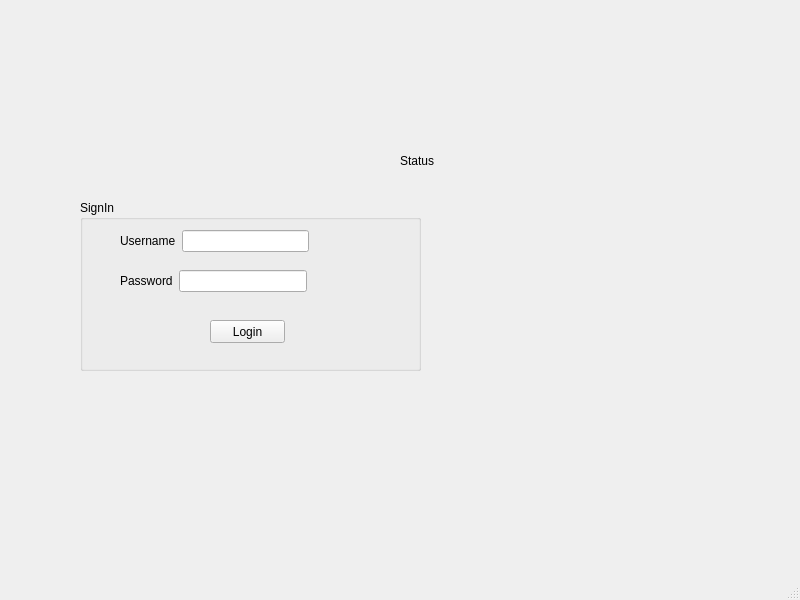
<?xml version="1.0" encoding="UTF-8"?>
<ui version="4.0">
 <class>MainWindow</class>
 <widget class="QMainWindow" name="MainWindow">
  <property name="geometry">
   <rect>
    <x>0</x>
    <y>0</y>
    <width>800</width>
    <height>600</height>
   </rect>
  </property>
  <property name="windowTitle">
   <string>MainWindow</string>
  </property>
  <widget class="QWidget" name="centralwidget">
   <widget class="QLabel" name="label">
    <property name="geometry">
     <rect>
      <x>400</x>
      <y>130</y>
      <width>221</width>
      <height>61</height>
     </rect>
    </property>
    <property name="text">
     <string>Status</string>
    </property>
   </widget>
   <widget class="QGroupBox" name="groupBox">
    <property name="geometry">
     <rect>
      <x>80</x>
      <y>200</y>
      <width>341</width>
      <height>171</height>
     </rect>
    </property>
    <property name="title">
     <string>SignIn</string>
    </property>
    <widget class="QPushButton" name="pushButton">
     <property name="geometry">
      <rect>
       <x>130</x>
       <y>120</y>
       <width>75</width>
       <height>23</height>
      </rect>
     </property>
     <property name="text">
      <string>Login</string>
     </property>
    </widget>
    <widget class="QWidget" name="">
     <property name="geometry">
      <rect>
       <x>40</x>
       <y>70</y>
       <width>187</width>
       <height>22</height>
      </rect>
     </property>
     <layout class="QHBoxLayout" name="horizontalLayout">
      <item>
       <widget class="QLabel" name="label_3">
        <property name="text">
         <string>Password</string>
        </property>
       </widget>
      </item>
      <item>
       <widget class="QLineEdit" name="lineEdit_Password">
        <property name="echoMode">
         <enum>QLineEdit::Password</enum>
        </property>
       </widget>
      </item>
     </layout>
    </widget>
    <widget class="QWidget" name="">
     <property name="geometry">
      <rect>
       <x>40</x>
       <y>30</y>
       <width>189</width>
       <height>22</height>
      </rect>
     </property>
     <layout class="QHBoxLayout" name="horizontalLayout_2">
      <item>
       <widget class="QLabel" name="label_2">
        <property name="text">
         <string>Username</string>
        </property>
       </widget>
      </item>
      <item>
       <widget class="QLineEdit" name="lineEdit_Username"/>
      </item>
     </layout>
    </widget>
   </widget>
  </widget>
  <widget class="QMenuBar" name="menubar">
   <property name="geometry">
    <rect>
     <x>0</x>
     <y>0</y>
     <width>800</width>
     <height>21</height>
    </rect>
   </property>
  </widget>
  <widget class="QStatusBar" name="statusbar"/>
 </widget>
 <resources/>
 <connections/>
</ui>
